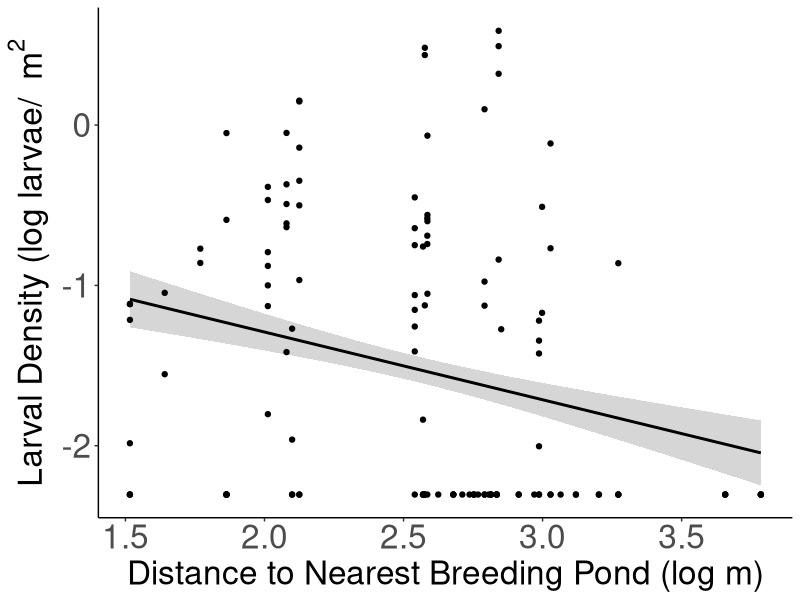
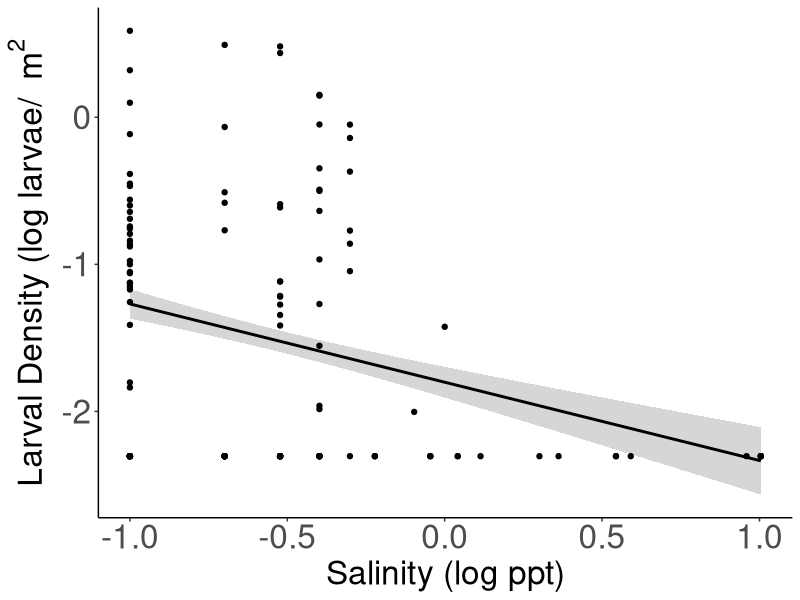
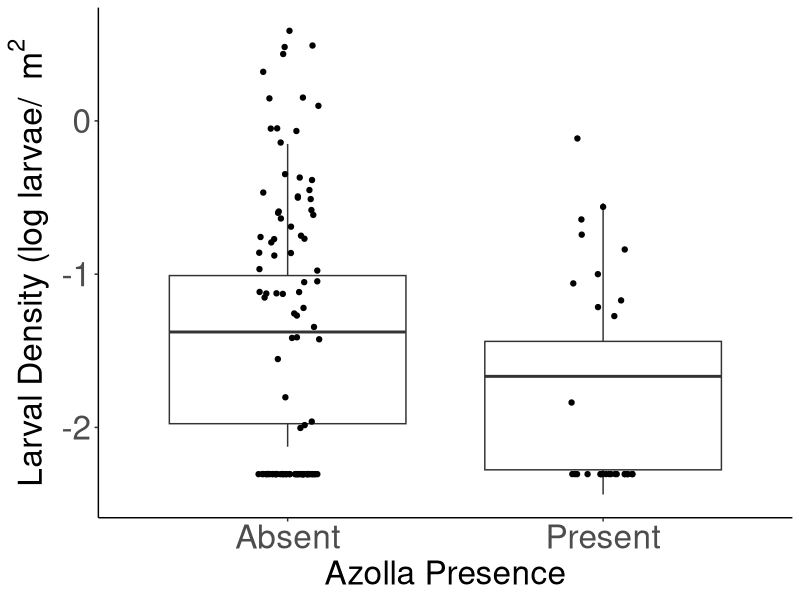
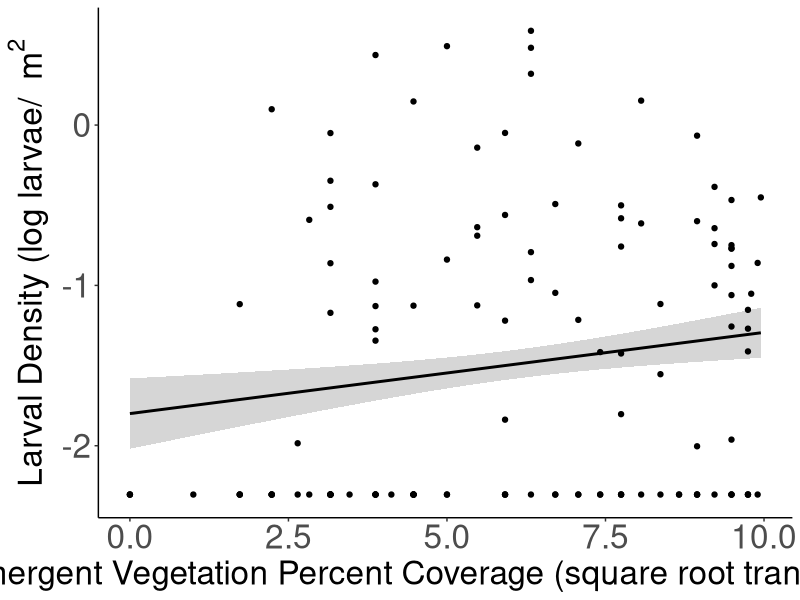
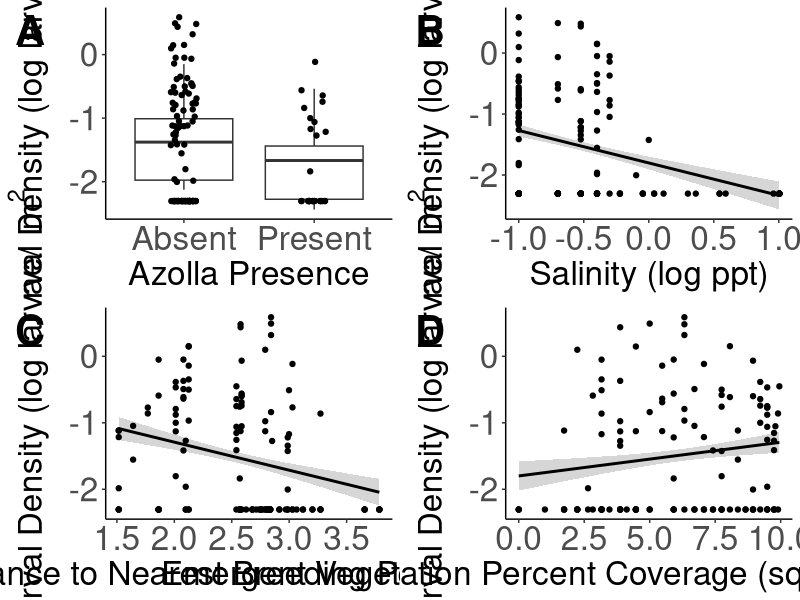
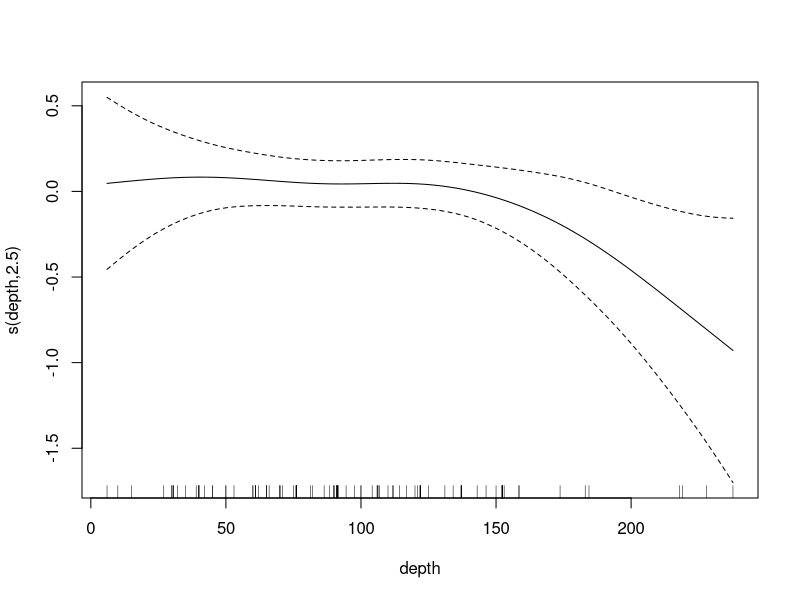
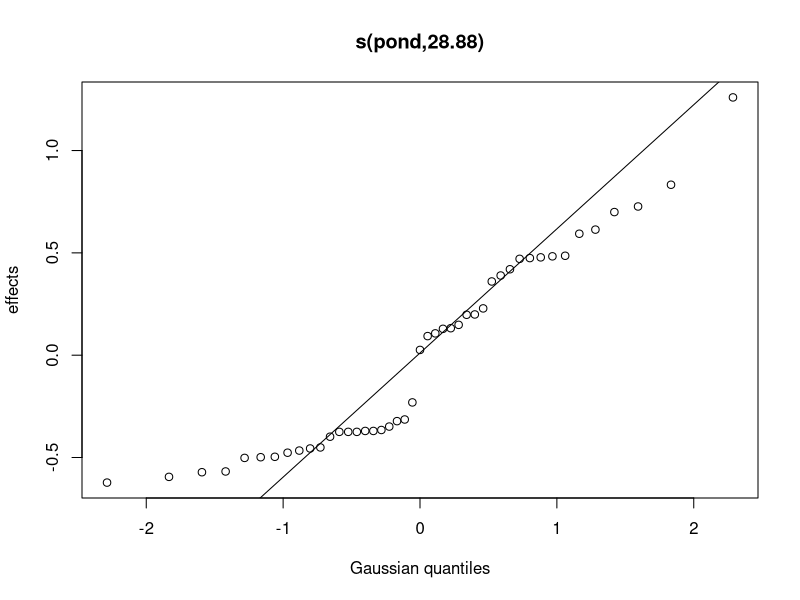
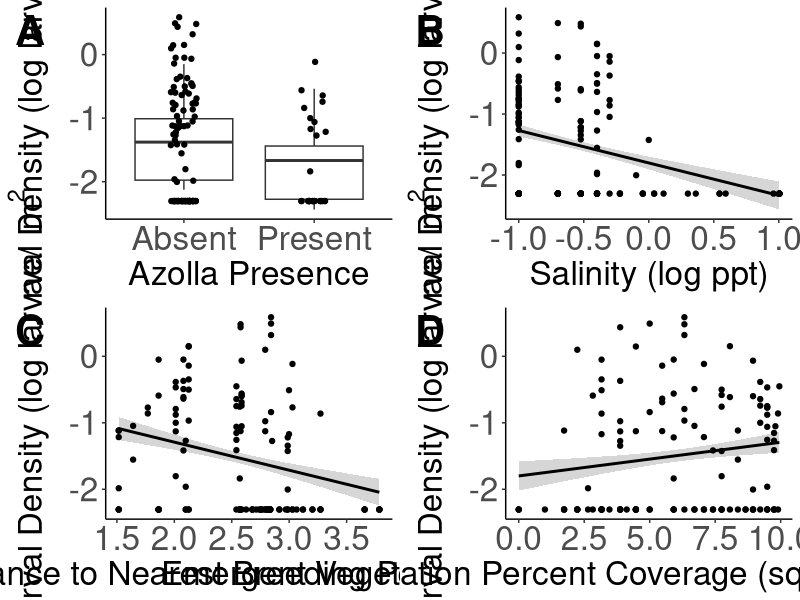

These charts were generated, in order, by the following R code:
#Univariate Fits of model data

#Load Packages
library(lme4)
library(lmerTest)
library(tidyverse)
library(broom.mixed)
library(cowplot)


################################################################################
# Read Data 
################################################################################
data <- read_csv("Data/univariate_data.csv") |>
  mutate(azolla = as.factor(azolla),
         vert_pred = as.factor(vert_pred),
         pond = as.factor(pond))


################################################################################
# Run univariate models
################################################################################

# Linear fit function generation -----------------------------------------------
uni_model <- function(predictor, data) {
  as.numeric(predictor)
  model <- lmerTest::lmer(log_larv_dens ~ predictor + (1|pond), data = data, na.action = na.exclude)
  print(summary(model))
  anova(model)
}

# Run Models -------------------------------------------------------------------

# Azolla (p = 0.011)**
uni_model(data$azolla, data)

# Depth  (p = 0.141)
uni_model(data$depth, dat = data)

# Distance to nearest breeding pond (p = 0.02)**
uni_model(data$log_dist_to_breed, dat = data)

# Emergent vegetation (p = 0.031) **
uni_model(data$sqr_emergent_veg, dat = data)

# Medium Prey (p = 0.065)
uni_model(data$log_med_prey, dat = data)

# Large Prey (p = 0.694)
uni_model(data$log_large_prey, dat = data)

# Invert Pred (p = 0.712)
uni_model(data$log_invert_pred, dat = data)

# Plankton (p = 0.459)
uni_model(data$log_plankton, dat = data)

# Water Temp (p = 0.988)
uni_model(data$log_water_temp, dat = data)

# DO (p = 0.093)
uni_model(data$log_DO, dat = data)

# Nitrates (p = 0.45)
uni_model(data$log_nitrates, dat = data)

# pH (p = 0.642)
uni_model(data$log_pH, dat = data)

# Salinity (p = 0.013)*
uni_model(data$log_salinity, dat = data)

# Turbidity (p = 0.906)
uni_model(data$log_turbidity, dat = data)

# Chlorophyll (p = 0.693)
uni_model(data$sqrt_chlorophyll, dat = data)

#Suitable 598 (p = 0.110)
uni_model(data$suitable_598, dat = data)


#Suitable 598 split (p = 0.136)
uni_model(data$suitable_598_split, dat = data)

################################################################################




################################################################################
# Quadratic Models
################################################################################

# Quadratic Model function generation ------------------------------------------
quad_model <- function(predictor, data) {
  model <- lmer(log_larv_dens ~ poly(predictor,2) + (1|pond), data = data, na.action = na.exclude)
  summary(model)
}


# Depth
dat <- data |>
  dplyr::select(depth, log_larv_dens, pond) |>
  drop_na()

quad_model(dat$depth, dat)


# Distance to nearest breeding pond
dat <- data |>
  dplyr::select(log_dist_to_breed, log_larv_dens, pond) |>
  drop_na()

quad_model(dat$log_dist_to_breed, dat)


# Emergent vegetation
dat <- data |>
  dplyr::select(sqr_emergent_veg, log_larv_dens, pond) |>
  drop_na()

quad_model(dat$sqr_emergent_veg, dat)


# Medium Prey
dat <- data |>
  dplyr::select(log_med_prey, log_larv_dens, pond) |>
  drop_na()

quad_model(dat$log_med_prey, dat)


# Large Prey
dat <- data |>
  dplyr::select(log_large_prey, log_larv_dens, pond) |>
  drop_na()

quad_model(dat$log_large_prey, dat)


# Invert Pred
dat <- data |>
  dplyr::select(log_invert_pred, log_larv_dens, pond) |>
  drop_na()

quad_model(dat$log_invert_pred, dat)


# Plankton
dat <- data |>
  dplyr::select(log_plankton, log_larv_dens, pond) |>
  drop_na()

quad_model(dat$log_plankton, dat)


# Water Temp
dat <- data |>
  dplyr::select(log_water_temp, log_larv_dens, pond) |>
  drop_na()

quad_model(dat$log_water_temp, dat)


# DO
dat <- data |>
  dplyr::select(log_DO, log_larv_dens, pond) |>
  drop_na()

quad_model(dat$log_DO, dat)


# Nitrates
dat <- data |>
  dplyr::select(log_nitrates, log_larv_dens, pond) |>
  drop_na()

quad_model(dat$log_nitrates, dat)


# pH
dat <- data |>
  dplyr::select(log_pH, log_larv_dens, pond) |>
  drop_na()

quad_model(dat$log_pH, dat)


# Salinity
dat <- data |>
  dplyr::select(log_salinity, log_larv_dens, pond) |>
  drop_na()

quad_model(dat$log_salinity, dat)


# Turbidity
dat <- data |>
  dplyr::select(log_turbidity, log_larv_dens, pond) |>
  drop_na()

quad_model(dat$log_turbidity, dat)


# Chlorophyll
dat <- data |>
  dplyr::select(sqrt_chlorophyll, log_larv_dens, pond) |>
  drop_na()

quad_model(dat$sqrt_chlorophyll, dat)




################################################################################
# Visualizing the four significant bivariate fits 
################################################################################

## Distance Model --------------------------------------------------------------
distance_model <- lmer(log_larv_dens ~ log_dist_to_breed +  (1|pond), data = data)
summary(distance_model)

tidy_distance <- augment(distance_model)

### This plots the actual datapoints but fits a line to the predicted effects
distance_plot <- ggplot(data = tidy_distance,
       mapping = aes(x = log_dist_to_breed,
                     y = .fitted))+
  geom_smooth(method = "lm", level = 0.95, color = "black")+
  geom_point(mapping = aes(x = log_dist_to_breed,
                           y = log_larv_dens)) +
  labs(x = "Distance to Nearest Breeding Pond (log m)",
       y = "Larval Density (log larvae/ " ~m^2) +
  theme_classic() +
  theme(axis.title = element_text(size = 24),
        axis.text = element_text(size = 24),
        title = element_text(size = 20))

distance_plot

##Salinity Model ---------------------------------------------------------------
salinity_model <- lmer(log_larv_dens ~ log_salinity +  (1|pond), data = data)
summary(salinity_model)
tidy_salinity <- augment(salinity_model)

### This plots the actual datapoints but fits a line to the predicted response
salinity_plot <- ggplot(data = tidy_salinity,
       mapping = aes(x = log_salinity,
                     y = .fitted))+
  geom_smooth(method = "lm", level = 0.95, color = "black")+
  geom_point(mapping = aes(x = log_salinity,
                           y = log_larv_dens)) +
  labs(x = "Salinity (log ppt)",
       y = "Larval Density (log larvae/ " ~m^2) +
  theme_classic() +
  theme(axis.title = element_text(size = 24),
        axis.text = element_text(size = 24),
        title = element_text(size = 20))

salinity_plot


## Azolla model ----------------------------------------------------------------
levels(data$azolla) <- c('Absent', 'Present')
azolla_model <- lmer(log_larv_dens ~ azolla +  (1|pond), data = data, na.action = na.exclude)
summary(azolla_model)

tidy_azolla <- augment(azolla_model)

## Boxplot of azolla model predictions. Still uses fits rather than fixed.
## Note, right now the points being displayed are predictions rather than the actual values
azolla_plot <- ggplot(data = tidy_azolla, aes(x = azolla, y = .fitted)) + 
  geom_boxplot() +
  geom_jitter(mapping = aes(x = azolla, y = log_larv_dens), width = 0.1) +
  theme_classic()+
  labs(x = "Azolla Presence",
       y = "Larval Density (log larvae/ " ~m^2) +
  theme(axis.title = element_text(size = 24),
        axis.text = element_text(size = 24),
        title = element_text(size = 20))

azolla_plot

##Vegetation Model ---------------------------------------------------------------
veg_model <- lmer(log_larv_dens ~ sqr_emergent_veg +  (1|pond), data = data, na.action = na.exclude)
summary(salinity_model)
tidy_veg <- augment(veg_model)

### This plots the actual datapoints but fits a line to the predicted response
veg_plot <- ggplot(data = tidy_veg,
       mapping = aes(x = sqr_emergent_veg,
                     y = .fitted))+
  geom_smooth(method = "lm", level = 0.95, color = "black")+
  geom_point(mapping = aes(x = sqr_emergent_veg,
                           y = log_larv_dens)) +
  labs(x = "Emergent Vegetation Percent Coverage (square root transformed)",
       y = "Larval Density (log larvae/ " ~m^2) +
  theme_classic() +
  theme(axis.title = element_text(size = 24),
        axis.text = element_text(size = 24),
        title = element_text(size = 20))
 
veg_plot



multiPlot <- cowplot::plot_grid(azolla_plot, salinity_plot, distance_plot, veg_plot,
                                nrow = 2,
                                labels = c("A", "B", "C", "D"),
                                label_size = 30)
multiPlot
ggsave("Figures/univariate_fits.png", multiPlot, width = 25, height = 15)




library(mgcv)
depth_gam <- gam(log_larv_dens ~ s(depth) + s(pond, bs = 're'), data = data, method = "REML")
summary(depth_gam)
plot(depth_gam)
